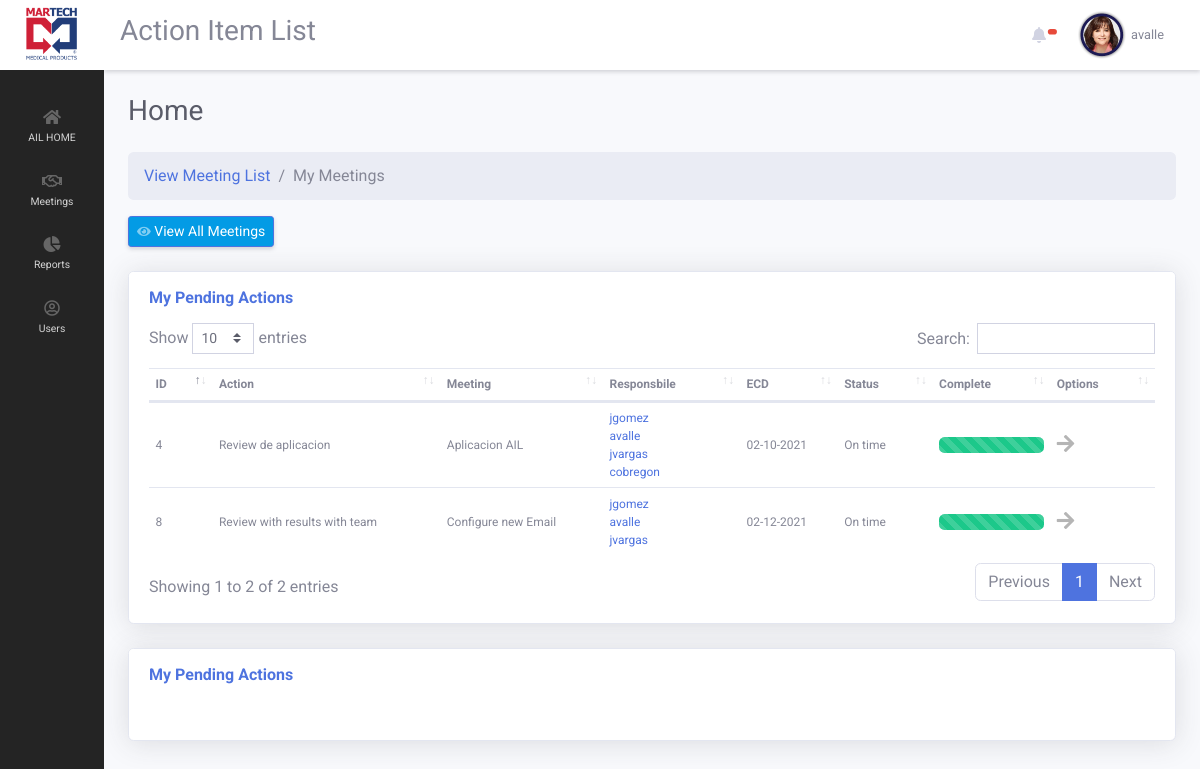
/ailApp/index.php (signed in), run on an earlier commit of the app's database.
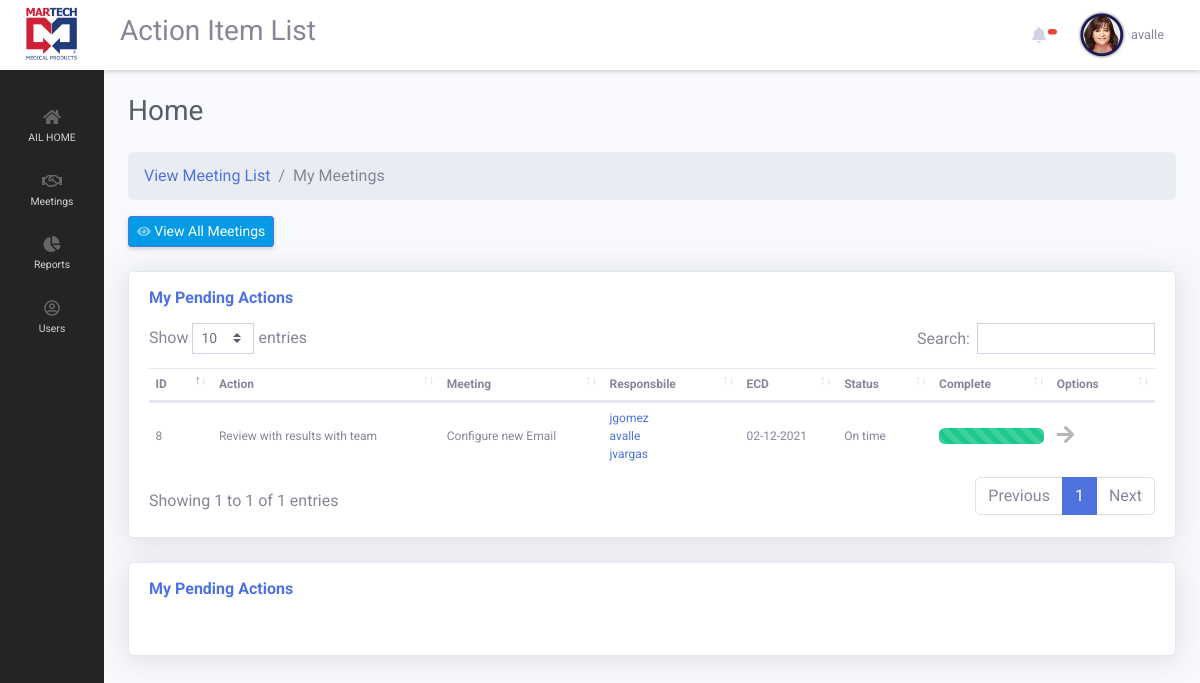
And on a later commit of the database.
### tables this page shows
CREATE TABLE `action_responsible` (
  `a_responsible_id` int(11) NOT NULL,
  `a_action_id` int(11) NOT NULL,
  `a_responsible_user` int(11) NOT NULL,
  `a_responsible_main` int(1) NOT NULL DEFAULT 0,
  `a_responsible_added_by` int(11) NOT NULL,
  `a_responsible_date` date NOT NULL
);

CREATE TABLE `actions` (
  `action_id` int(11) NOT NULL,
  `action_meeting_id` int(11) NOT NULL,
  `action_name` varchar(255) NOT NULL,
  `action_description` text NOT NULL,
  `action_department` int(11) NOT NULL,
  `action_promise_date` date NOT NULL,
  `action_end_date` date NOT NULL,
  `action_status` int(1) NOT NULL,
  `action_complete` int(1) NOT NULL DEFAULT 0
);

CREATE TABLE `meetings` (
  `meeting_id` int(11) NOT NULL,
  `meeting_department_id` int(11) NOT NULL,
  `meeting_name` varchar(255) NOT NULL,
  `meeting_description` text NOT NULL,
  `meeting_date` date NOT NULL,
  `meeting_active` int(1) NOT NULL DEFAULT 1,
  `meeting_complete` int(1) NOT NULL,
  `meeting_user_id` int(11) NOT NULL
);

CREATE TABLE `users` (
  `user_id` int(11) NOT NULL COMMENT 'auto incrementing user_id of each user, unique index',
  `user_name` varchar(64) NOT NULL COMMENT 'user''s name, unique',
  `user_password_hash` varchar(255) NOT NULL COMMENT 'user''s password in salted and hashed format',
  `user_email` varchar(64) NOT NULL COMMENT 'user''s email, unique',
  `user_first_name` varchar(255) DEFAULT NULL,
  `user_last_name` varchar(255) DEFAULT NULL,
  `user_employee_number` varchar(255) DEFAULT NULL,
  `user_department` int(11) NOT NULL,
  `user_date` datetime DEFAULT NULL,
  `user_last_update` timestamp NOT NULL DEFAULT current_timestamp() ON UPDATE current_timestamp(),
  `user_phone` varchar(25) DEFAULT NULL,
  `user_areacode` varchar(5) DEFAULT NULL,
  `user_level` int(1) NOT NULL DEFAULT 0,
  `user_image` varchar(255) NOT NULL DEFAULT 'uploads/user_img/noimage.png',
  `user_locked` int(1) NOT NULL DEFAULT 0,
  `user_suspend` int(1) NOT NULL DEFAULT 0,
  `user_active` int(1) NOT NULL DEFAULT 1
);

### ailApp/views/pages/default.php (the view, shortened to what the changed rows need)
<div class="d-sm-flex align-items-center justify-content-between mb-4">
  <h1 class="h3 mb-0 text-gray-800">Home</h1>
</div>
<nav aria-label="breadcrumb">
  <ol class="breadcrumb">
    <li class="breadcrumb-item"><a href="#">View Meeting List</a></li>
    <li class="breadcrumb-item active" aria-current="page">My Meetings</li>
  </ol>
</nav>
<div  class="d-sm-flex align-items-center justify-content-between mb-4">
    <a href="index.php?page=meeting_list" class="d-none d-sm-inline-block btn btn-sm btn-primary shadow-sm"><i class="fas fa-eye fa-sm text-white-50"></i> View All Meetings</a>
</div>
<div>
<div class="cokl-lg-12">
<div class="card shadow mb-4">
    <div class="card-header py-3">
        <h6 class="m-0 font-weight-bold text-primary">My Pending Actions</h6>
    </div>
        <div class="card-body">
            <div style="margin-top:-20px;" class="table-responsive">
            <table  style="font-size: 14px; vertical-align:middle; " class="table  order-column " id="dataTable" width="100%" cellspacing="0">
                <thead>
                <tr>
                    <th>ID</th>
                    <th>Action</th>
                    <th>Meeting</th>
                    <th>Responsbile</th>
                    <th>ECD</th>
                    <th>Status</th>
                    <th>Complete</th>
                    <th>Options</th>
                </tr>
                </thead>
                <tbody>
                    <?php
                    $query = "SELECT * FROM action_responsible
                    LEFT JOIN actions ON action_responsible.a_action_id = actions.action_id
                    LEFT JOIN meetings ON actions.action_meeting_id = meetings.meeting_id
                    WHERE a_responsible_user = {$_SESSION['quatroapp_user_id']} AND action_complete = 0";
                    $result = mysqli_query($connection, $query);
                    while($row = mysqli_fetch_array($result)):
                    ?>
                        <tr>
                            <td><?php echo $row['action_id'];  ?></td>
                            <td><?php echo $row['action_name'];  ?></td>
                            <td><?php echo $row['meeting_name'];  ?></td>
                            <td>
                                <?php
                                $query2 = "SELECT * FROM action_responsible
                                LEFT JOIN users ON action_responsible.a_responsible_user = users.user_id
                                WHERE a_action_id = {$row['action_id']}";
                                $result2 = mysqli_query($connection, $query2);
                                while($row2 = mysqli_fetch_array($result2)):
                                if($row2['a_responsible_main'] == 1)
                                {
                                    $icon = "<i class='fas fa-exclamation-circle text-danger'></i>";
                                }
                                else
                                {
                                    $icon = "";
                                }
                                ?>
                                    <a href="index.php?page=user_info&user_id=<?php echo $row2['user_id'] ?>"><?php echo $row2['user_name'] ?>&nbsp;&nbsp;<?php echo $icon ?></a><br>
                                <?php endwhile; ?>
                            </td>
                            <td><?php echo date('m-d-Y', strtotime($row['action_promise_date']));  ?></td>
                            <td>
                                <?php
                                    if($row['action_status'] == 0 && $row['action_promise_date'] <= date("Y-m-d"))
                                    {
                                        echo "Late";
                                    }
                                    elseif($row['action_status'] == 0 && $row['action_promise_date'] > date("Y-m-d"))
                                    {
                                        echo "On time";
                                    }
                                ?>
                            </td>
                            <td>
                            <?php
                            if($row['action_complete'] == 1)
                            {
                                $bg = "bg-primary";
                                $text = "Completed";
                            }
                            elseif($row['action_complete'] == 0 && $row['action_promise_date'] <= date("Y-m-d"))
                            {
                                $bg = "bg-danger";
                                $text = "Late";
                            }
                            elseif($row['action_complete'] == 0 && $row['action_promise_date'] > date("Y-m-d"))
                            {
                                $bg = "bg-success";
                                $text = "On Going";
                            }
                            ?>
                                <div data-toggle='tooltip' data-placement='left' title='<?php echo  $text ?>' class="progress">
                                    <div class="progress-bar progress-bar-striped progress-bar-animated <?php echo $bg; ?>" role="progressbar" aria-valuenow="100" aria-valuemin="0" aria-valuemax="100" style="width: 100%"></div>
                                </div>
                            </td>
                            <td>
                                <a href='index.php?page=view_update&action_id=<?php echo $row['action_id']?>'  class=''  data-cat-name='{$row['user_name']}' data-cat-id='{$row['user_id']}'><i data-toggle='tooltip' data-placement='left' title='Go to Action Details' style='font-size: 20px; color:#b5b5b5' class='fas fa-arrow-right options'></i></a>
                            </td>
                        </tr>
                    <?php endwhile; ?>
                </tbody>
            </table>
        </div>
    </div>
</div>
</div>
<div>
<div class="cokl-lg-12">
<div class="card shadow mb-4">
    <div class="card-header py-3">
        <h6 class="m-0 font-weight-bold text-primary">My Pending Actions</h6>
    </div>
        <div class="card-body">
        </div>
</div>
</div>
</div>

What changed in the data, as far as the page shows it:
removed action_responsible: actions.action_id "4", actions.action_name "Review de aplicacion", meetings.meeting_name "Aplicacion AIL", users.user_name "avalle", actions.action_promise_date "02-10-2021"
removed action_responsible: users.user_name "jgomez", shown under "4"
removed action_responsible: users.user_name "jvargas", shown under "4"
removed action_responsible: users.user_name "cobregon", shown under "4"
Also different on the page:
text written by a page script: "Show entries Search: Showing 1 to 2 of 2 entries Previous 1 Next" → "Show entries Search: Showing 1 to 1 of 1 entries Previous 1 Next"
